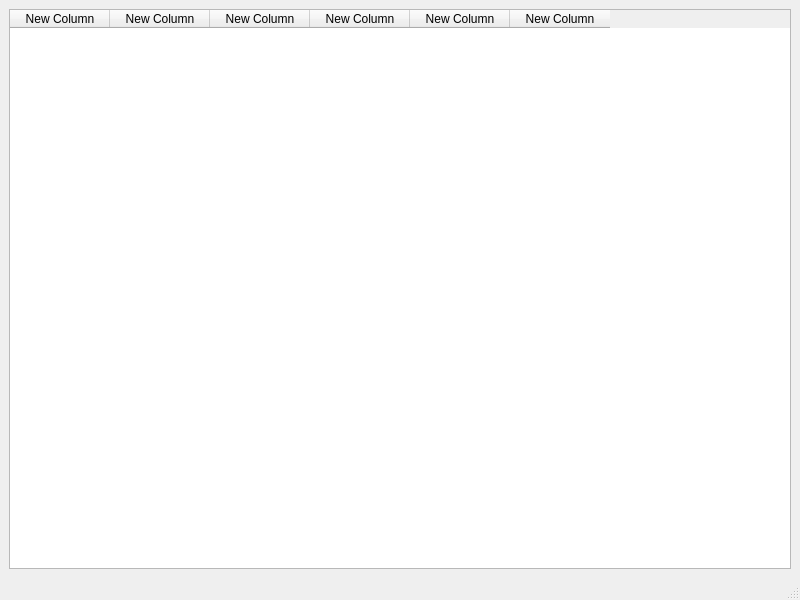
<?xml version="1.0" encoding="UTF-8"?>
<ui version="4.0">
 <class>MainWindow</class>
 <widget class="QMainWindow" name="MainWindow">
  <property name="geometry">
   <rect>
    <x>0</x>
    <y>0</y>
    <width>800</width>
    <height>600</height>
   </rect>
  </property>
  <property name="windowTitle">
   <string>MainWindow</string>
  </property>
  <widget class="QWidget" name="centralwidget">
   <layout class="QVBoxLayout" name="verticalLayout">
    <item>
     <widget class="QTableWidget" name="table">
      <column>
       <property name="text">
        <string>New Column</string>
       </property>
      </column>
      <column>
       <property name="text">
        <string>New Column</string>
       </property>
      </column>
      <column>
       <property name="text">
        <string>New Column</string>
       </property>
      </column>
      <column>
       <property name="text">
        <string>New Column</string>
       </property>
      </column>
      <column>
       <property name="text">
        <string>New Column</string>
       </property>
      </column>
      <column>
       <property name="text">
        <string>New Column</string>
       </property>
      </column>
     </widget>
    </item>
   </layout>
  </widget>
  <widget class="QStatusBar" name="statusbar"/>
 </widget>
 <resources/>
 <connections/>
</ui>
